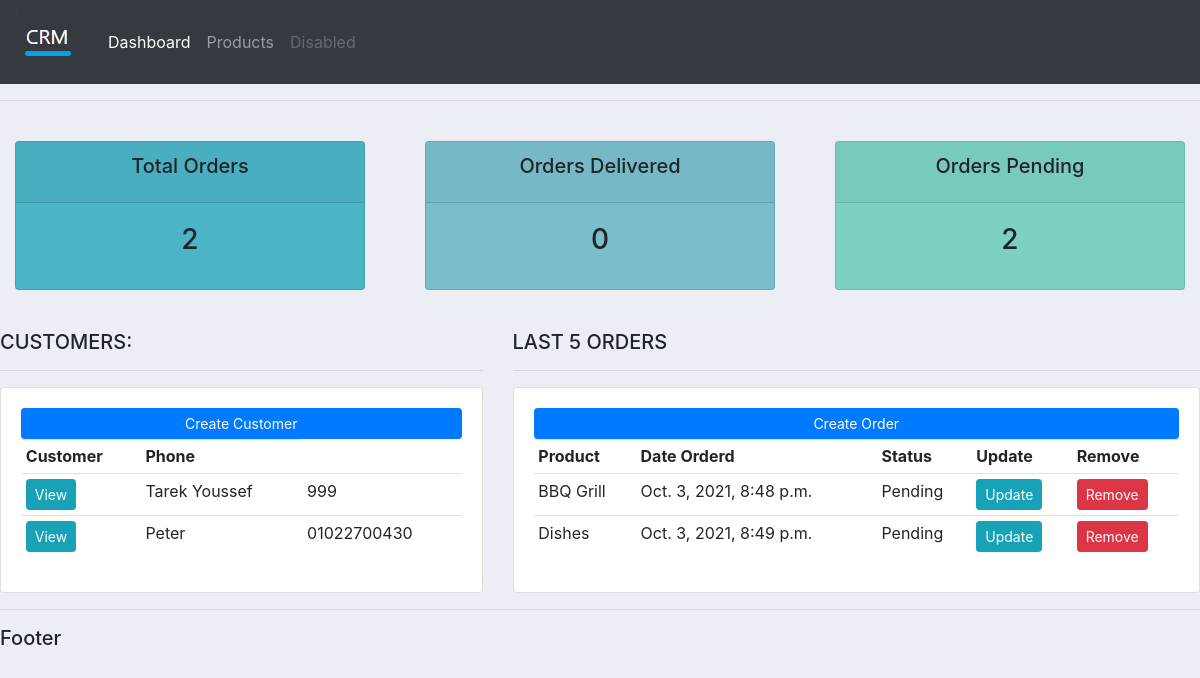
The page / on the database its author committed.
### accounts/models.py (models this page shows, shortened)
class Customer(models.Model):
    name = models.CharField(max_length=200)
    phone = models.CharField(max_length=200)
    email = models.CharField(max_length=200)
    date_created = models.DateTimeField(auto_now_add=True,null=True)

class Order(models.Model):
    STATUS=(
        ('Pending','Pending'),
        ('Out for delivery','Out for delivery'),
        ('Delivered','Delivered'),
    )
    customer = models.ForeignKey(Customer,null=True,on_delete=models.SET_NULL)
    product = models.ForeignKey(Product,null=True,on_delete=models.SET_NULL)
    date_created = models.DateTimeField(auto_now_add=True,null=True)
    status=models.CharField(max_length=200,null=True,choices=STATUS)

class Product(models.Model):
    CATEGORY=(
        ('In door','In door'),
        ('Out door','Out door'),
    )
    name=models.CharField(max_length=200,null=True)
    price=models.FloatField(null=True)
    category=models.CharField(max_length=200,null=True,choices=CATEGORY)
    description=models.CharField(max_length=200,null=True,blank=True)
    date_created = models.DateTimeField(auto_now_add=True,null=True)
    tags = models.ManyToManyField(Tag)
    def __str__(self):
        return self.name

### accounts/views.py (the view)
# urls.py: 2. Add a URL to urlpatterns:  path('', views.home, name='home')
def home(request):
    orders=Order.objects.all()
    customers=Customer.objects.all()
    total_customers=customers.count()
    total_orders=orders.count()
    total_delivered=orders.filter(status='Delivered').count()
    total_pending=orders.filter(status='Pending').count()
    context={'orders':orders,'customers':customers,'total_customers':total_customers,'total_orders':total_orders,'total_delivered':total_delivered,'total_pending':total_pending}
    return render(request,'accounts/dashboard.html',context)

### accounts/templates/accounts/dashboard.html
{%  extends 'accounts/main.html' %}
{% block content %}
{%  include 'accounts/status.html' %}
<br>
<div class="row">
	<div class="col-md-5">
		<h5>CUSTOMERS:</h5>
		<hr>
		<div class="card card-body">
			<a class="btn btn-primary  btn-sm btn-block" href="">Create Customer</a>
			<table class="table table-sm">
				<tr>
					<th>Customer</th>
					<th>Phone</th>
				</tr>
				{% for customer in customers %}
				<tr>
					<td><a class="btn btn-sm btn-info" href="{% url 'customer' customer.id %}">View</a></td>
					<td>{{customer.name}}</td>
					<td>{{customer.phone}}</td>
				</tr>
				{% endfor %}
			</table>
		</div>
	</div>
	<div class="col-md-7">
		<h5>LAST 5 ORDERS</h5>
		<hr>
		<div class="card card-body">
			<a class="btn btn-primary  btn-sm btn-block" href="{% url 'create_order' %}">Create Order</a>
			<table class="table table-sm">
				<tr>
					<th>Product</th>
					<th>Date Orderd</th>
					<th>Status</th>
					<th>Update</th>
					<th>Remove</th>
				</tr>
				{% for order in orders %}
				<tr>
					<td>{{order.product}}</td>
					<td>{{order.date_created}}</td>
					<td>{{order.status}}</td>
					<td><a class="btn btn-sm btn-info" href="{% url 'update_order' order.id %}">Update</a></td>
					<td><a class="btn btn-sm btn-danger" href="{% url 'delete_order' order.id %}">Remove</a></td>
				</tr>
				{% endfor %}
			</table>
		</div>
	</div>
</div>
{% endblock %}

### accounts/templates/accounts/main.html (shortened to what this page needs)
{% load static %}
<!DOCTYPE html>
<html>
    <head>
        <link rel="stylesheet" href="https://stackpath.bootstrapcdn.com/bootstrap/4.1.3/css/bootstrap.min.css">
        <link rel="stylesheet" type="text/css" href="{% static '/css/main.css' %}">
    </head>
    <body>
        {% include 'accounts/navbar.html' %}
        <hr>
        {% block content %}
        {% endblock%}
        <hr>
        <h5>Footer</h5>
    </body>
</html>

### accounts/templates/accounts/navbar.html (shortened to what this page needs)
{% load static %}
<nav class="navbar navbar-expand-lg navbar-dark bg-dark">
    <a class="navbar-brand" href="#"><img src="{% static 'images/logo.png' %}"></a>
    <div class="collapse navbar-collapse" id="navbarNav">
      <ul class="navbar-nav">
        <li class="nav-item active">
          <a class="nav-link" href="{% url 'home' %}">Dashboard</a>
        </li>
        <li class="nav-item">
          <a class="nav-link" href="{% url 'products' %}">Products</a>
        </li>
        <li class="nav-item">
          <a class="nav-link disabled" href="#">Disabled</a>
        </li>
      </ul>
    </div>
</nav>

### accounts/templates/accounts/status.html
<br>
<div class="row">
	<div class="col">
		<div class="col-md">
			<div class="card text-center text-black  mb-3" id="total-orders">
			  	<div class="card-header">
			  		<h5 class="card-title">Total Orders</h5>
			  	</div>
			  	<div class="card-body">
			    	<h3 class="card-title">{{total_orders}}</h3>
			  	</div>
			</div>
		</div>
	</div>
	<div class="col">
		<div class="col-md">
			<div class="card text-center text-black  mb-3" id="orders-delivered">
			  	<div class="card-header">
			  		<h5 class="card-title">Orders Delivered</h5>
			  	</div>
			  	<div class="card-body">
			    	<h3 class="card-title">{{total_delivered}}</h3>
			  	</div>
			</div>
		</div>
	</div>
	<div class="col">
		<div class="col-md">
			<div class="card text-center text-black  mb-3" id="orders-pending">
			  	<div class="card-header">
			  		<h5 class="card-title">Orders Pending</h5>
			  	</div>
			  	<div class="card-body">
			    	<h3 class="card-title">{{total_pending}}</h3>
			  	</div>
			</div>
		</div>
	</div>
</div>

### static/css/main.css (style rules this page uses)
body { background-color: #ebeff5; }
#total-orders { background-color: #4cb4c7; }
#orders-delivered { background-color: #7abecc; }
#orders-pending { background-color: #7CD1C0; }

### rows shown on the page
Customer: name "Tarek Youssef", phone "999"
Customer: name "Peter", phone "01022700430"
Order: product "BBQ Grill", date_created "Oct. 3, 2021, 8:48 p.m.", status "Pending"
Order: product "Dishes", date_created "Oct. 3, 2021, 8:49 p.m.", status "Pending"

### other values the page prints
{{ total_orders }} "2"
{{ total_delivered }} "0"
{{ total_pending }} "2"
